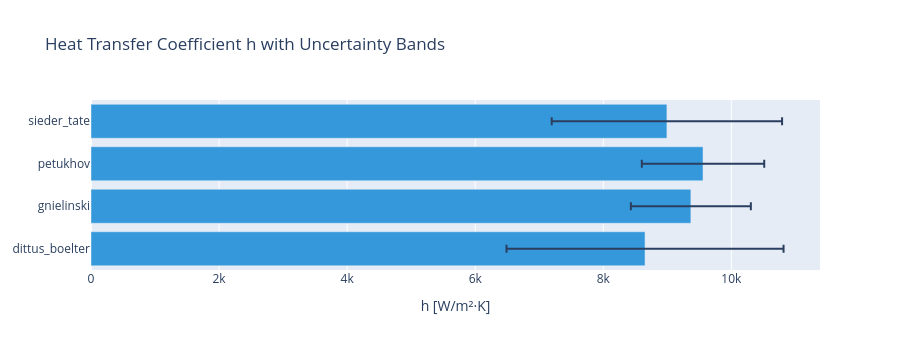

The cell this chart's notebook holds for it:
### Markdown cell above
## Evaluations and Uncertainty Bands

For each applicable correlation, the engine returns:

- **`value`** — the predicted Nusselt number Nu (dimensionless)
- **`h`** — heat transfer coefficient in W/m²·K, derived as `h = Nu · k / D`
- **`h_low` / `h_high`** — lower and upper bounds from literature uncertainty
- **`uncertainty_pct`** — the declared uncertainty percentage (e.g. 10% for Dittus-Boelter)
- **`uncertainty_note`** — qualitative context (e.g. 'smooth tubes only, not validated near transition')

The uncertainty bands represent the range within which the true value is expected to lie, based on the original authors' validation data. They do **not** include fluid property uncertainty or measurement error — those are separate concerns.

### Code cell
# Print table
header = f"{'Method':<35} {'Nu':>7} {'h':>9} {'h_low':>9} {'h_high':>9} {'±%':>6}"
print(header)
print("-" * len(header))
for e in report.evaluations:
    lo = f"{e['h_low']:.1f}" if e["h_low"] is not None else "N/A"
    hi = f"{e['h_high']:.1f}" if e["h_high"] is not None else "N/A"
    unc = f"{e['uncertainty_pct']:.1f}" if e["uncertainty_pct"] is not None else "N/A"
    print(f"{e['key']:<35} {e['value']:>7.2f} {e['h']:>9.1f} {lo:>9} {hi:>9} {unc:>6}")

# Error-bar chart of h +/- uncertainty
keys = [e["key"].split(".")[-1] for e in report.evaluations]
h_vals = [e["h"] for e in report.evaluations]
h_low = [e["h_low"] for e in report.evaluations]
h_high = [e["h_high"] for e in report.evaluations]

error_minus = [h - lo if lo else 0 for h, lo in zip(h_vals, h_low)]
error_plus = [hi - h if hi else 0 for h, hi in zip(h_vals, h_high)]

fig = go.Figure(
    go.Bar(
        y=keys,
        x=h_vals,
        orientation="h",
        error_x=dict(
            type="data", symmetric=False, array=error_plus, arrayminus=error_minus
        ),
        marker_color="#3498db",
    )
)
fig.update_layout(
    title="Heat Transfer Coefficient h with Uncertainty Bands",
    xaxis_title="h [W/m\u00b2\u00b7K]",
    height=350,
)
fig.show()

### Figure 1 — Plotly figure (JSON) as saved in the notebook; plotly's stock layout.template omitted (floating-point values rounded to 4 significant figures)
{"data": [{"error_x": {"array": [2163.0, 936.7, 955.7, 1799.0], "arrayminus": [2163.0, 936.7, 955.7, 1799.0], "symmetric": false, "type": "data"}, "marker": {"color": "#3498db"}, "orientation": "h", "type": "bar", "x": [8652.0, 9367.0, 9557.0, 8993.0], "y": ["dittus_boelter", "gnielinski", "petukhov", "sieder_tate"]}], "layout": {"height": 350, "title": {"text": "Heat Transfer Coefficient h with Uncertainty Bands"}, "xaxis": {"title": {"text": "h [W/m²·K]"}}}}
